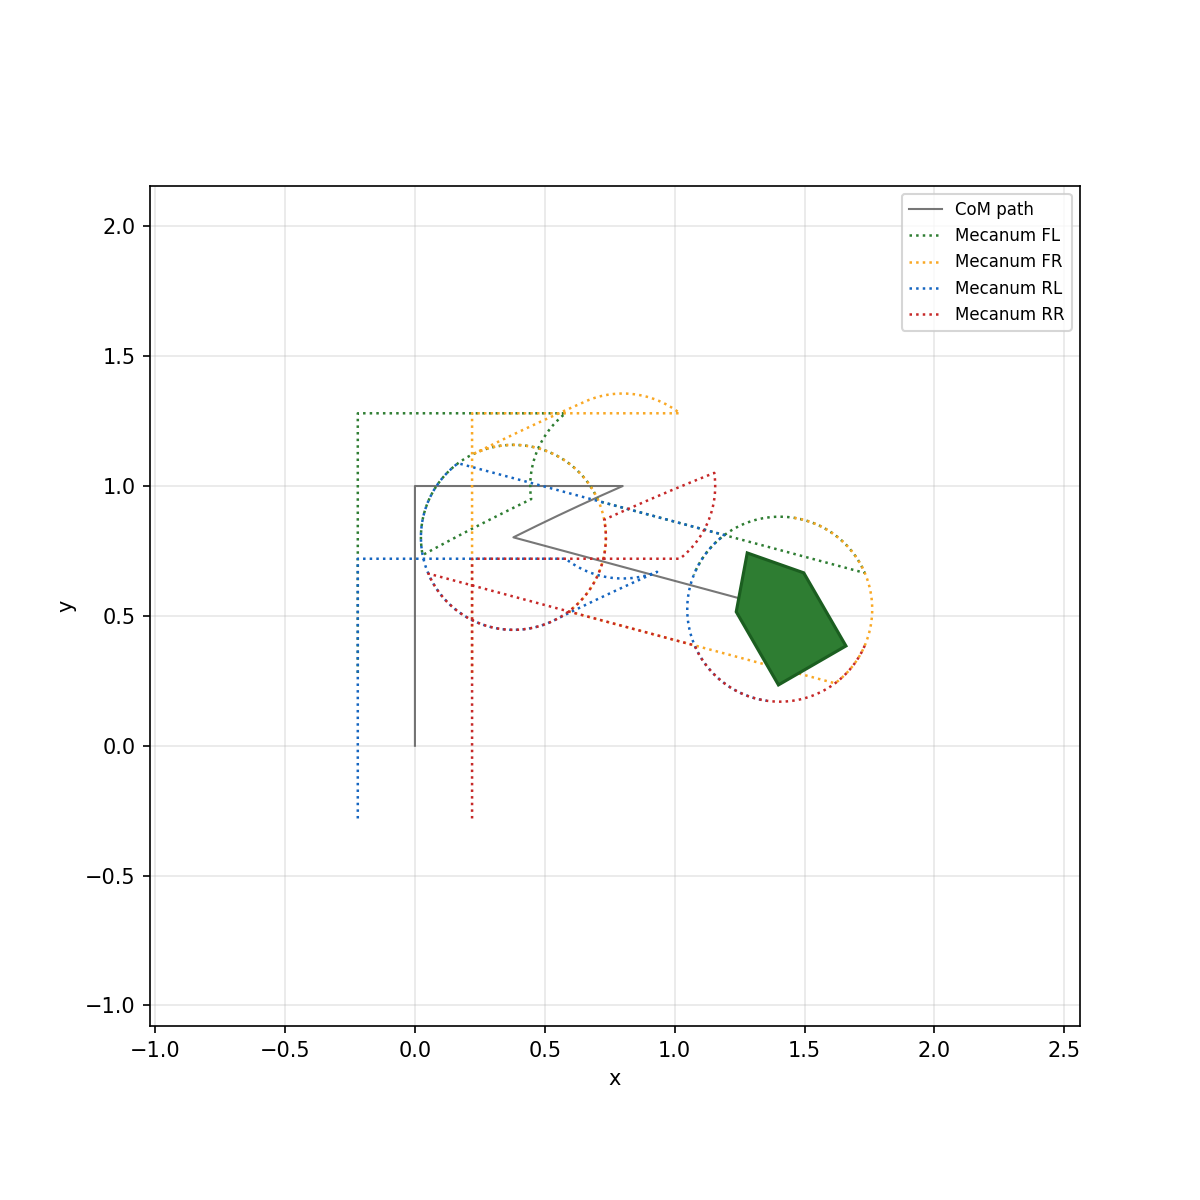

Source code (Python):
#!/usr/bin/env python3
"""Mecanum X-config: omnidirectional motion and four wheel traces (FL, FR, RL, RR)."""

from __future__ import annotations

import math
import os

import matplotlib.pyplot as plt

import AuroraMR as amr

os.environ.setdefault("MPLBACKEND", "Agg")

params = amr.MecanumParams(half_length_y=0.28, half_width_x=0.22, max_wheel_speed=2.5)
session = amr.MotionSession.create(
    amr.pose(0.0, 0.0, 0.0),
    amr.KinematicsModel.MECANUM,
    dt=0.015,
    mecanum=params,
)

session.forward(1.0, 0.7)
session.strafe_right(0.8, 0.6)
session.turn_left(math.pi / 3, 1.0)
session.mecanum_drive_wheels(0.5, -0.2, 0.0, 0.8, duration=1.0)

goal = amr.pose(1.5, 0.5, math.pi / 6)
session.drive_to_pose(goal, linear_speed=0.6, angular_speed=1.0, position_tol=0.1, angle_tol=0.12)

fig, ax = plt.subplots(figsize=(8, 8))
amr.plot_motion(session, ax=ax, show=False)
fig.savefig(os.path.join(os.path.dirname(__file__), "motion_mecanum_demo.png"), dpi=150)
print("Saved motion_mecanum_demo.png")
